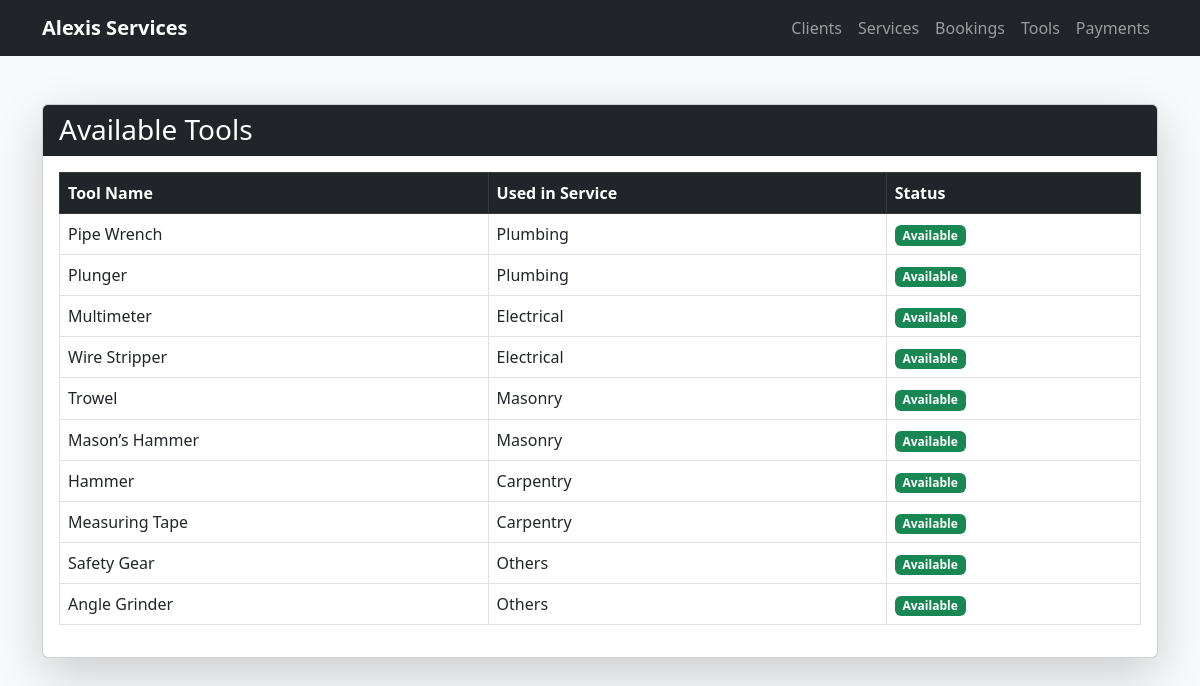
The app's page /pages/availableTools.php with its own data.
### tables this page shows
CREATE TABLE `tools` (
  `id` int(11) NOT NULL,
  `toolName` varchar(255) NOT NULL,
  `serviceUsed` varchar(255) NOT NULL,
  `status` varchar(20) NOT NULL DEFAULT 'Available'
);

### config.php (called while the page is built)
<?php
$base_url = "/Assessment/";

### functions/DbConnection.php (called while the page is built, shortened)
<?php
class DbConnection
{
    private $host = 'localhost';
    private $username = 'root';
    private $password = '';
    private $database = 'alexis';
    protected $connection;
    public function __construct()
    {
        if (!isset($this->connection)) {
            $this->connection = new mysqli($this->host, $this->username, $this->password, $this->database);
        }
        return $this->connection;
    }
}

### objects/viewAvailableTools.php (called while the page is built, shortened)
<?php
include_once("../functions/functions.php");
$display = new Crud();
$result = $display->viewAvailableTools();
if ($result->num_rows > 0) {
    $tools = mysqli_fetch_all($result, MYSQLI_ASSOC);
}

### functions/functions.php (called while the page is built, shortened)
<?php
include_once('Dbconnection.php');
class Crud extends DbConnection
{
    public function viewAvailableTools()
    {
        $sql = mysqli_query($this->connection, "SELECT * from tools where status = 'Available'");
        return $sql;
    }
}

### pages/availableTools.php (the view, shortened to what this page needs)
<?php
include_once('../objects/viewAvailableTools.php');
?>
<!DOCTYPE html>
<html lang="en">
<head>
    <link rel="stylesheet" href="https://cdn.jsdelivr.net/npm/bootstrap@5.3.0/dist/css/bootstrap.min.css">
    <?php include '../nav.php'; ?>
</head>
<body class="bg-light">
    <div class="container mt-5">
        <div class="card shadow-lg">
            <div class="card-header bg-dark text-white">
                <h3 class="mb-0">Available Tools</h3>
            </div>
            <div class="card-body">
                <div class="table-responsive">
                    <table class="table table-bordered table-hover">
                        <thead class="table-dark">
                            <tr>
                                <th>Tool Name</th>
                                <th>Used in Service</th>
                                <th>Status</th>
                            </tr>
                        </thead>
                        <tbody>
                            <?php foreach ($tools as $tool) { ?>
                                <tr>
                                    <td><?php echo $tool['toolName']; ?></td>
                                    <td><?php echo $tool['serviceUsed']; ?></td>
                                    <td>
                                        <span class="badge
                                            <?php echo ($tool['status'] == 'Available') ? 'bg-success' : 'bg-danger'; ?>">
                                            <?php echo $tool['status']; ?>
                                        </span>
                                    </td>
                                </tr>
                            <?php } ?>
                        </tbody>
                    </table>
                </div>
            </div>
        </div>
    </div>
</body>
</html>

### nav.php (shortened to what this page needs)
<?php include_once('config.php'); ?>
<!DOCTYPE html>
<html lang="en">
<head>
    <link rel="stylesheet" href="https://cdn.jsdelivr.net/npm/bootstrap@5.3.0/dist/css/bootstrap.min.css">
</head>
<body>
    <nav class="navbar navbar-expand-lg navbar-dark bg-dark">
        <div class="container">
            <a class="navbar-brand fw-bold" href="#">Alexis Services</a>
            <div class="collapse navbar-collapse" id="navbarNav">
                <ul class="navbar-nav ms-auto">
                    <li class="nav-item">
                        <a class="nav-link" href="<?= $base_url ?>pages/clients.php">Clients</a>
                    </li>
                    <li class="nav-item">
                        <a class="nav-link" href="<?= $base_url ?>pages/displayServices.php">Services</a>
                    </li>
                    <li class="nav-item">
                        <a class="nav-link" href="<?= $base_url ?>pages/bookings.php">Bookings</a>
                    </li>
                    <li class="nav-item">
                        <a class="nav-link" href="<?= $base_url ?>pages/availableTools.php">Tools</a>
                    </li>
                    <li class="nav-item">
                        <a class="nav-link" href="<?= $base_url ?>pages/viewPayments.php">Payments</a>
                    </li>
                </ul>
            </div>
        </div>
    </nav>
</body>
</html>

### records on screen
tools: toolName "Pipe Wrench", serviceUsed "Plumbing", status "Available"
tools: toolName "Plunger", serviceUsed "Plumbing", status "Available"
tools: toolName "Multimeter", serviceUsed "Electrical", status "Available"
tools: toolName "Wire Stripper", serviceUsed "Electrical", status "Available"
tools: toolName "Trowel", serviceUsed "Masonry", status "Available"
tools: toolName "Mason’s Hammer", serviceUsed "Masonry", status "Available"
tools: toolName "Hammer", serviceUsed "Carpentry", status "Available"
tools: toolName "Measuring Tape", serviceUsed "Carpentry", status "Available"
tools: toolName "Safety Gear", serviceUsed "Others", status "Available"
tools: toolName "Angle Grinder", serviceUsed "Others", status "Available"
